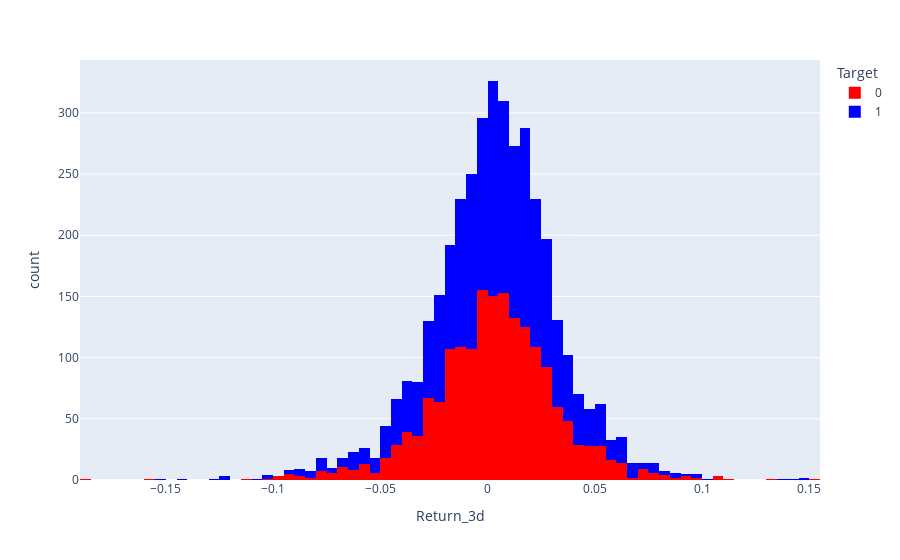

Source (notebook cell):
### Code cell
px.histogram(stock_df, x = 'Return_3d', color = 'Target', color_discrete_sequence = ['red', 'blue'])

### Figure 1 — Plotly figure (JSON) as saved in the notebook; plotly's stock layout.template omitted (floating-point values rounded to 4 significant figures; data arrays with more than 128 entries replaced by an {"elided": "..."} marker saying what was removed)
{"data": [{"bingroup": "x", "hovertemplate": "Target=0<br>Return_3d=%{x}<br>count=%{y}<extra></extra>", "legendgroup": "0", "marker": {"color": "red", "pattern": {"shape": ""}}, "name": "0", "orientation": "v", "showlegend": true, "type": "histogram", "x": {"elided": "1817 float values"}, "xaxis": "x", "yaxis": "y"}, {"bingroup": "x", "hovertemplate": "Target=1<br>Return_3d=%{x}<br>count=%{y}<extra></extra>", "legendgroup": "1", "marker": {"color": "blue", "pattern": {"shape": ""}}, "name": "1", "orientation": "v", "showlegend": true, "type": "histogram", "x": {"elided": "2048 float values"}, "xaxis": "x", "yaxis": "y"}], "layout": {"barmode": "relative", "legend": {"title": {"text": "Target"}, "tracegroupgap": 0}, "margin": {"t": 60}, "xaxis": {"anchor": "y", "domain": [0, 1], "title": {"text": "Return_3d"}}, "yaxis": {"anchor": "x", "domain": [0, 1], "title": {"text": "count"}}}}
